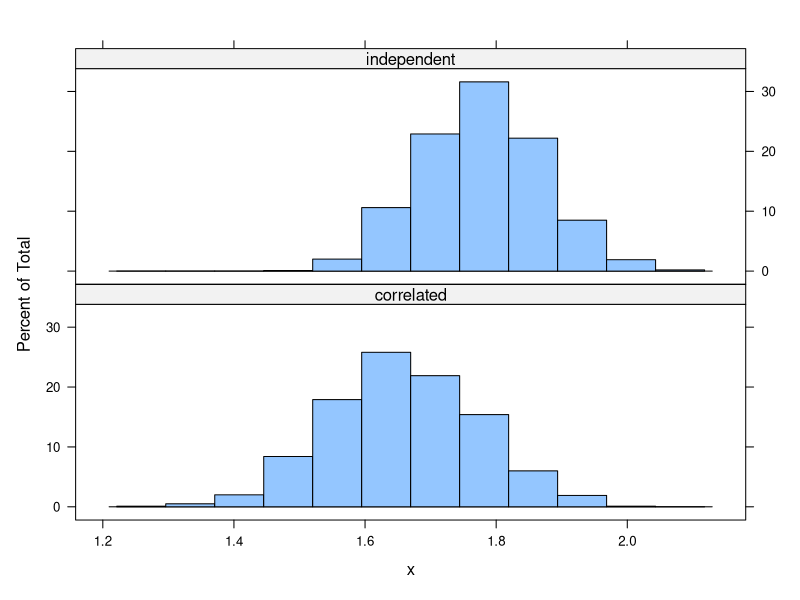

Write the R code that produced this figure.

## this program is gonna verify the assumption that the mean
## observation distance is smaller for dependent pairs compared with
## independent pairs.

library(mvtnorm)
library(lattice)

mean_dist <- function(x){
  ## this function is gonna return the mean distance between
  ## observations
  return(mean(as.numeric(dist(x))))  
}

gen_ind <- function(n=100,rho=0){
  ## this function is gonna generate bivariate normal observations
  ## with covariate rho.
  temp <- rmvnorm(n,
                  mean=c(0,0),
                  sigma = matrix(c(1,rho,rho,1),2))
  return(temp)  
}

run_sim <- function(n,rho){
  return(mean_dist(gen_ind(n,rho)))
}

temp_ind <- replicate(1000,run_sim(100, 0))
temp_cor <- replicate(1000,run_sim(100, 0.9))
out <- data.frame(x = c(temp_ind, temp_cor),
                  label = rep(c("independent","correlated"),each=1000))

histogram(~x|label,data=out,layout=c(1,2))
